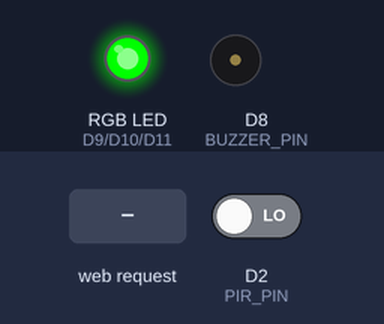
A sketch run on a simulated Arduino Uno R4 WiFi. Shown: an RGB LED mixed from three pins (HIGH = lit), buzzer (waves = sounding). The test bench sets the inputs (shaded band); at power-on: D2 (PIR_PIN) LOW. WiFi joins after 1.5 s; servers stay silent unless stated; what the sketch prints to the serial monitor is not drawn.

Above: at 3.8 s.
3.9 s: D2 (PIR_PIN) driven HIGH
At 5.1 s:
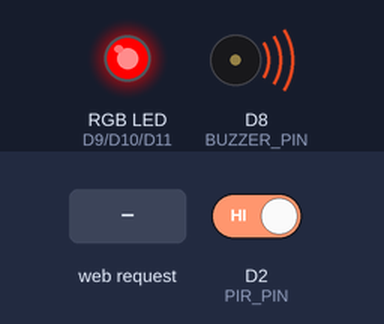
5.4 s: HTTP request GET /buzzer/off received
At 6.6 s:
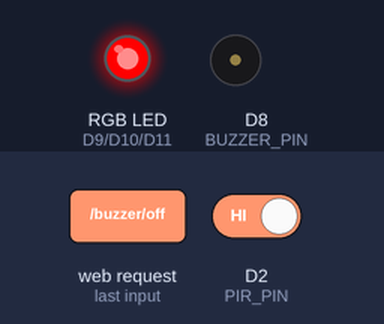
6.9 s: HTTP request GET /buzzer/on received
At 8.0 s:
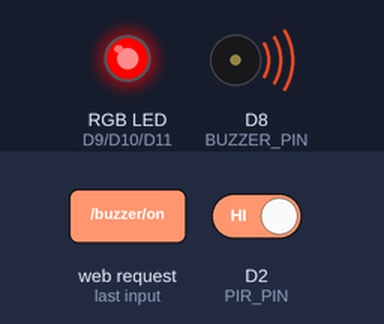
8.4 s: D2 (PIR_PIN) driven LOW
At 11.1 s:
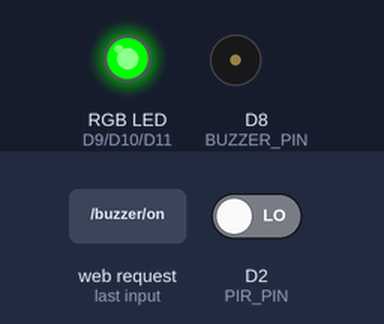
Timing chart, 0 to 12.4 s (numbered marks = the images above; inputs shaded):
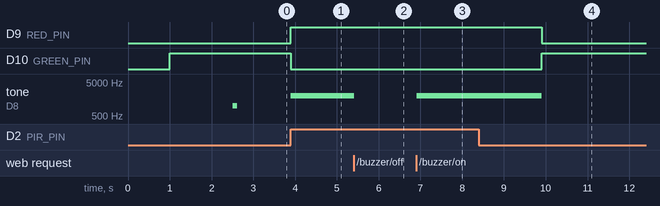

Measured:
- after the input at 3.9 s, D9 (RED_PIN): LOW → HIGH at once; D10 (GREEN_PIN): HIGH → LOW at once; tone on D8 (BUZZER_PIN): silent → 2000 Hz at once
- after the input at 5.4 s, tone on D8 (BUZZER_PIN): 2000 Hz → silent at once
- after the input at 6.9 s, tone on D8 (BUZZER_PIN): silent → 2000 Hz at once
- after the input at 8.4 s, D9 (RED_PIN): HIGH → LOW after 1.5 s; D10 (GREEN_PIN): LOW → HIGH after 1.5 s; tone on D8 (BUZZER_PIN): 2000 Hz → silent after 1.5 s

The sketch:

motion_sensor__1.ino
```cpp
#include <WiFiS3.h>

const char* ssid = "YOUR WIFI ID";          // 2.4GHz WiFi only!
const char* password = "WIFI PASSWORD";  // Case-sensitive

IPAddress staticIP(192, 168, 1, 150);      // Arduino's IP address
IPAddress gateway(192, 168, 1, 1);         // Usually your router's IP
IPAddress subnet(255, 255, 255, 0);        // Standard subnet mask
IPAddress dns(8, 8, 8, 8);                 // Google DNS

// Pin definitions
const int PIR_PIN = 2;        // PIR motion sensor
const int RED_PIN = 9;        // RGB LED - Red
const int GREEN_PIN = 10;     // RGB LED - Green
const int BLUE_PIN = 11;      // RGB LED - Blue
const int BUZZER_PIN = 8;     // Buzzer

// State variables
bool motionDetected = false;
bool buzzerEnabled = true;
bool wifiConnected = false;
unsigned long lastMotionTime = 0;
const unsigned long MOTION_TIMEOUT = 2000;

// Create WiFi server on port 80
WiFiServer server(80);

void setup() {
  Serial.begin(115200);
  delay(1000);

  // Initialize pins
  pinMode(PIR_PIN, INPUT);
  pinMode(RED_PIN, OUTPUT);
  pinMode(GREEN_PIN, OUTPUT);
  pinMode(BLUE_PIN, OUTPUT);
  pinMode(BUZZER_PIN, OUTPUT);

  // Start with green LED (no motion)
  setLEDColor(0, 255, 0);
  digitalWrite(BUZZER_PIN, LOW);

  Serial.println("\n╔════════════════════════════════════════╗");
  Serial.println("║   Motion Detection System v2.0         ║");
  Serial.println("║   Arduino UNO R4 WiFi                  ║");
  Serial.println("╚════════════════════════════════════════╝\n");

  // Connect to WiFi with diagnostics
  connectToWiFi();
}

void connectToWiFi() {
  Serial.println("▶ WiFi Connection Diagnostics");
  Serial.println("─────────────────────────────────────────");
  Serial.print("SSID: ");
  Serial.println(ssid);
  Serial.print("Password Length: ");
  Serial.println(strlen(password));
  Serial.println();

  // Check if credentials look valid
  if (strlen(ssid) == 0) {
    Serial.println("❌ ERROR: SSID is empty!");
    Serial.println("   Please edit the code and set your WiFi name.");
    flashErrorLED();
    return;
  }

  if (strlen(password) < 8 && strlen(password) != 0) {
    Serial.println("⚠️  WARNING: Password seems short (less than 8 characters)");
    Serial.println("   Make sure this is correct.");
  }

  Serial.println("🔄 Attempting WiFi connection...");
  Serial.println("   (This may take 10-30 seconds)");
  Serial.println();

  WiFi.begin(ssid, password);

  int attempts = 0;
  int maxAttempts = 30; // 30 seconds timeout

  while (WiFi.status() != WL_CONNECTED && attempts < maxAttempts) {
    delay(1000);
    attempts++;
    Serial.print("   Attempt ");
    Serial.print(attempts);
    Serial.print("/");
    Serial.print(maxAttempts);
    Serial.print(" - Status: ");
    printWiFiStatus();
  }

  Serial.println();

  // Check if connected but no IP assigned (DHCP failure)
  if (WiFi.status() == WL_CONNECTED && WiFi.localIP() == IPAddress(0, 0, 0, 0)) {
    Serial.println("⚠️  Connected but no IP assigned (DHCP failed)");
    Serial.println("   Trying static IP configuration...");
    Serial.println();

    WiFi.disconnect();
    delay(1000);

    // Configure static IP
    WiFi.config(staticIP, dns, gateway, subnet);
    WiFi.begin(ssid, password);

    attempts = 0;
    while (WiFi.status() != WL_CONNECTED && attempts < 20) {
      delay(1000);
      attempts++;
      Serial.print("   Static IP attempt ");
      Serial.print(attempts);
      Serial.print("/20 - Status: ");
      printWiFiStatus();
    }
    Serial.println();
  }

  if (WiFi.status() == WL_CONNECTED) {
    wifiConnected = true;

    // Final check for valid IP
    IPAddress ip = WiFi.localIP();
    if (ip == IPAddress(0, 0, 0, 0)) {
      Serial.println("❌ ERROR: Still no valid IP address!");
      Serial.println();
      Serial.println("🔧 MANUAL CONFIGURATION NEEDED:");
      Serial.println("   1. Check your router's IP range");
      Serial.println("      (Common: 192.168.1.x or 192.168.0.x)");
      Serial.println("   2. Update staticIP in code (lines 16-19)");
      Serial.println("   3. Ensure IP is not already in use");
      Serial.println();
      wifiConnected = false;
      flashErrorLED();
      return;
    }

    Serial.println("╔════════════════════════════════════════╗");
    Serial.println("║  ✓ WiFi Connected Successfully!        ║");
    Serial.println("╚════════════════════════════════════════╝");
    Serial.println();
    Serial.print("📡 IP Address: ");
    Serial.println(WiFi.localIP());
    Serial.print("🌐 Gateway: ");
    Serial.println(WiFi.gatewayIP());
    Serial.print("📶 Signal Strength: ");
    Serial.print(WiFi.RSSI());
    Serial.println(" dBm");
    Serial.println();
    Serial.println("🌐 WEB INTERFACE ACCESS:");
    Serial.print("   http://");
    Serial.println(WiFi.localIP());
    Serial.println();
    Serial.println("   Copy this address to your browser!");
    Serial.println("─────────────────────────────────────────");
    Serial.println("System ready! Monitoring for motion...\n");

    // Start server
    server.begin();

    // Success beep
    tone(BUZZER_PIN, 1000, 100);
    delay(150);
    tone(BUZZER_PIN, 1500, 100);

  } else {
    wifiConnected = false;
    Serial.println("╔════════════════════════════════════════╗");
    Serial.println("║  ❌ WiFi Connection FAILED              ║");
    Serial.println("╚════════════════════════════════════════╝");
    Serial.println();
    Serial.println("🔧 TROUBLESHOOTING STEPS:");
    Serial.println("   1. Verify SSID is correct (case-sensitive)");
    Serial.println("   2. Verify password is correct");
    Serial.println("   3. Ensure using 2.4GHz WiFi (NOT 5GHz)");
    Serial.println("   4. Check if router has MAC filtering");
    Serial.println("   5. Move Arduino closer to router");
    Serial.println("   6. Restart router if needed");
    Serial.println();
    Serial.println("⚠️  System will work in LOCAL MODE only");
    Serial.println("   (Motion detection active, no web control)");
    Serial.println();

    flashErrorLED();
  }
}

void printWiFiStatus() {
  switch (WiFi.status()) {
    case WL_IDLE_STATUS:
      Serial.println("Idle");
      break;
    case WL_NO_SSID_AVAIL:
      Serial.println("❌ Network not found!");
      break;
    case WL_CONNECTED:
      Serial.println("✓ Connected");
      break;
    case WL_CONNECT_FAILED:
      Serial.println("❌ Connection failed");
      break;
    case WL_CONNECTION_LOST:
      Serial.println("❌ Connection lost");
      break;
    case WL_DISCONNECTED:
      Serial.println("Disconnected");
      break;
    default:
      Serial.print("Unknown (");
      Serial.print(WiFi.status());
      Serial.println(")");
      break;
  }
}

void flashErrorLED() {
  // Flash red LED to indicate error
  for (int i = 0; i < 5; i++) {
    setLEDColor(255, 0, 0);
    tone(BUZZER_PIN, 500, 100);
    delay(200);
    setLEDColor(0, 0, 0);
    delay(200);
  }
  setLEDColor(0, 255, 0); // Back to green
}

void loop() {
  // Check motion sensor (works with or without WiFi)
  checkMotion();

  // Handle web clients only if WiFi is connected
  if (wifiConnected) {
    handleWebClient();
  }

  // Update outputs based on state
  updateOutputs();
}

void checkMotion() {
  int pirState = digitalRead(PIR_PIN);

  if (pirState == HIGH) {
    if (!motionDetected || (millis() - lastMotionTime > MOTION_TIMEOUT)) {
      motionDetected = true;
      lastMotionTime = millis();
      Serial.println(">>> ⚠️  MOTION DETECTED!");
    }
  } else {
    if (motionDetected && (millis() - lastMotionTime > MOTION_TIMEOUT)) {
      motionDetected = false;
      Serial.println(">>> ✓ No motion - IDLE");
    }
  }
}

void updateOutputs() {
  if (motionDetected) {
    // Motion detected: RED LED
    setLEDColor(255, 0, 0);

    // Buzzer ON only if enabled
    if (buzzerEnabled) {
      tone(BUZZER_PIN, 2000);
    } else {
      noTone(BUZZER_PIN);
    }
  } else {
    // No motion: GREEN LED
    setLEDColor(0, 255, 0);
    noTone(BUZZER_PIN);
  }
}

void setLEDColor(int red, int green, int blue) {
  analogWrite(RED_PIN, red);
  analogWrite(GREEN_PIN, green);
  analogWrite(BLUE_PIN, blue);
}

void handleWebClient() {
  WiFiClient client = server.available();

  if (client) {
    Serial.println("🌐 New client connected");
    String request = "";
    String currentLine = "";

    while (client.connected()) {
      if (client.available()) {
        char c = client.read();
        request += c;

        if (c == '\n') {
          if (currentLine.length() == 0) {
            // Check for buzzer toggle request
            if (request.indexOf("GET /buzzer/on") >= 0) {
              buzzerEnabled = true;
              Serial.println("   ▶ Buzzer ENABLED via web");
            } else if (request.indexOf("GET /buzzer/off") >= 0) {
              buzzerEnabled = false;
              Serial.println("   ▶ Buzzer DISABLED via web");
            }

            // Send HTTP response
            sendHTMLResponse(client);
            break;
          } else {
            currentLine = "";
          }
        } else if (c != '\r') {
          currentLine += c;
        }
      }
    }

    delay(10);
    client.stop();
    Serial.println("   ✓ Client disconnected\n");
  }
}

void sendHTMLResponse(WiFiClient &client) {
  // HTTP headers
  client.println("HTTP/1.1 200 OK");
  client.println("Content-type:text/html");
  client.println("Connection: close");
  client.println();

  // HTML content
  client.println("<!DOCTYPE html>");
  client.println("<html lang='en'>");
  client.println("<head>");
  client.println("<meta charset='UTF-8'>");
  client.println("<meta name='viewport' content='width=device-width, initial-scale=1.0'>");
  client.println("<title>Motion Detection System</title>");
  client.println("<style>");
  client.println("* { margin: 0; padding: 0; box-sizing: border-box; }");
  client.println("body { font-family: 'Segoe UI', Tahoma, Geneva, Verdana, sans-serif; background: linear-gradient(135deg, #667eea 0%, #764ba2 100%); min-height: 100vh; display: flex; align-items: center; justify-content: center; padding: 20px; }");
  client.println(".container { background: white; border-radius: 20px; box-shadow: 0 20px 60px rgba(0,0,0,0.3); max-width: 500px; width: 100%; padding: 40px; }");
  client.println("h1 { color: #333; text-align: center; margin-bottom: 10px; font-size: 28px; }");
  client.println(".subtitle { text-align: center; color: #666; margin-bottom: 30px; font-size: 14px; }");
  client.println(".status-card { background: #f8f9fa; border-radius: 15px; padding: 25px; margin-bottom: 20px; border-left: 5px solid #667eea; }");
  client.println(".status-row { display: flex; justify-content: space-between; align-items: center; margin-bottom: 15px; }");
  client.println(".status-row:last-child { margin-bottom: 0; }");
  client.println(".label { font-weight: 600; color: #555; font-size: 16px; }");
  client.println(".value { font-weight: bold; font-size: 18px; padding: 8px 16px; border-radius: 8px; }");
  client.println(".motion-detected { background: #fee; color: #c00; }");
  client.println(".no-motion { background: #efe; color: #060; }");
  client.println(".led-red { background: #fee; color: #c00; }");
  client.println(".led-green { background: #efe; color: #060; }");
  client.println(".control-section { margin-top: 25px; }");
  client.println(".control-title { font-weight: 600; color: #333; margin-bottom: 15px; font-size: 18px; text-align: center; }");
  client.println(".button-group { display: flex; gap: 15px; }");
  client.println(".btn { flex: 1; padding: 15px; border: none; border-radius: 10px; font-size: 16px; font-weight: 600; cursor: pointer; transition: all 0.3s; text-decoration: none; text-align: center; display: block; }");
  client.println(".btn-on { background: #28a745; color: white; }");
  client.println(".btn-on:hover { background: #218838; transform: translateY(-2px); box-shadow: 0 5px 15px rgba(40,167,69,0.4); }");
  client.println(".btn-off { background: #dc3545; color: white; }");
  client.println(".btn-off:hover { background: #c82333; transform: translateY(-2px); box-shadow: 0 5px 15px rgba(220,53,69,0.4); }");
  client.println(".btn-active { box-shadow: 0 0 0 3px rgba(0,0,0,0.1); }");
  client.println(".footer { text-align: center; margin-top: 25px; color: #999; font-size: 13px; }");
  client.println(".refresh-note { background: #e7f3ff; padding: 12px; border-radius: 8px; text-align: center; color: #0066cc; font-size: 13px; margin-top: 20px; }");
  client.println(".wifi-status { background: #d4edda; color: #155724; padding: 10px; border-radius: 8px; text-align: center; margin-bottom: 20px; font-size: 14px; }");
  client.println("@media (max-width: 480px) { .container { padding: 25px; } h1 { font-size: 24px; } }");
  client.println("</style>");
  client.println("<script>");
  client.println("setTimeout(function(){ location.reload(); }, 2000);");
  client.println("</script>");
  client.println("</head>");
  client.println("<body>");
  client.println("<div class='container'>");

  client.println("<h1>🔐 Motion Detection</h1>");
  client.println("<div class='subtitle'>Arduino UNO R4 WiFi System</div>");

  client.println("<div class='wifi-status'>📡 WiFi Connected - Live Mode</div>");

  client.println("<div class='status-card'>");
  client.println("<div class='status-row'>");
  client.println("<span class='label'>Motion Status:</span>");
  if (motionDetected) {
    client.println("<span class='value motion-detected'>⚠️ DETECTED</span>");
  } else {
    client.println("<span class='value no-motion'>✓ No Motion</span>");
  }
  client.println("</div>");

  client.println("<div class='status-row'>");
  client.println("<span class='label'>LED Color:</span>");
  if (motionDetected) {
    client.println("<span class='value led-red'>🔴 RED</span>");
  } else {
    client.println("<span class='value led-green'>🟢 GREEN</span>");
  }
  client.println("</div>");

  client.println("<div class='status-row'>");
  client.println("<span class='label'>Buzzer:</span>");
  if (buzzerEnabled) {
    client.println("<span class='value' style='background: #fff3cd; color: #856404;'>🔊 ENABLED</span>");
  } else {
    client.println("<span class='value' style='background: #d1ecf1; color: #0c5460;'>🔇 DISABLED</span>");
  }
  client.println("</div>");
  client.println("</div>");

  client.println("<div class='control-section'>");
  client.println("<div class='control-title'>Buzzer Control</div>");
  client.println("<div class='button-group'>");
  if (buzzerEnabled) {
    client.println("<a href='/buzzer/on' class='btn btn-on btn-active'>✓ ON</a>");
    client.println("<a href='/buzzer/off' class='btn btn-off'>OFF</a>");
  } else {
    client.println("<a href='/buzzer/on' class='btn btn-on'>ON</a>");
    client.println("<a href='/buzzer/off' class='btn btn-off btn-active'>✓ OFF</a>");
  }
  client.println("</div>");
  client.println("</div>");

  client.println("<div class='refresh-note'>⟳ Auto-refreshing every 2 seconds</div>");

  client.println("<div class='footer'>");
  client.print("IP: ");
  client.print(WiFi.localIP());
  client.print(" | Signal: ");
  client.print(WiFi.RSSI());
  client.println(" dBm");
  client.println("</div>");

  client.println("</div>");
  client.println("</body>");
  client.println("</html>");
}
```
